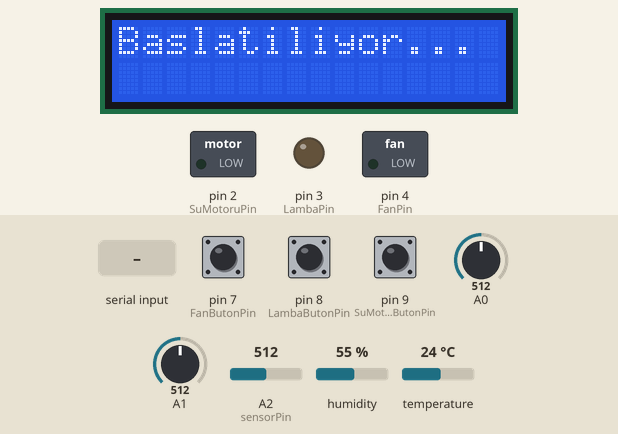
Simulated run of this sketch. Board: Arduino Uno, built with avr-gcc and run on an emulated ATmega328P. Parts: 16×2 character LCD, switched loads named in the sketch (green lamp = pin HIGH), output pins drawn as LEDs (lit = HIGH). The inputs (shaded band) are chosen by the test bench; at power-on: pin 7 (FanButonPin) HIGH, pin 8 (LambaButonPin) HIGH, pin 9 (SuMotoruButonPin) HIGH, A0 = 512, A1 = 512, A2 (sensorPin) = 512, humidity 55 %, temperature 24 °C. Pins used as bus, display or sensor lines are not drawn; what the sketch prints to the serial monitor is not drawn.

Above: at 1.2 s.
1.3 s: pin 7 (FanButonPin) pulled LOW for 0.15 s
At 2.03 s:
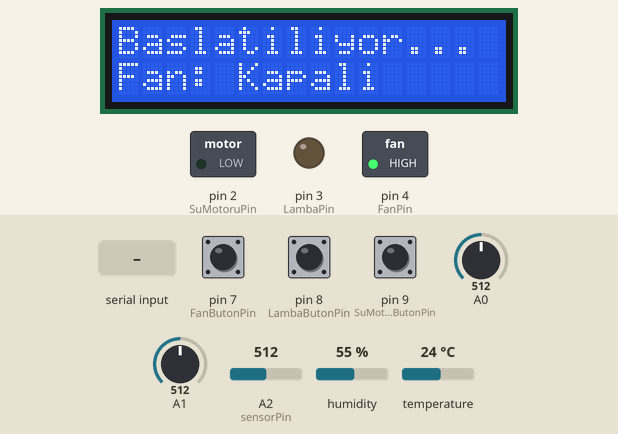
3.6 s: pin 8 (LambaButonPin) pulled LOW for 0.15 s
At 4.11 s:
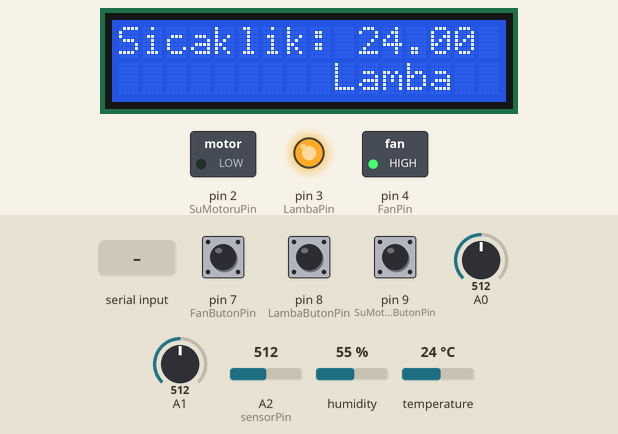
6.0 s: pin 9 (SuMotoruButonPin) pulled LOW for 0.15 s
At 6.19 s:
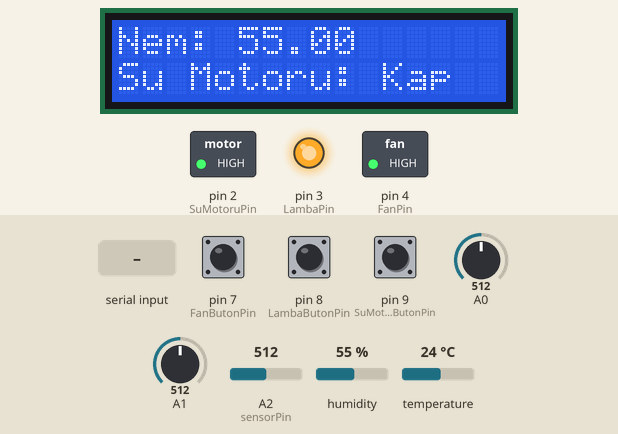
8.3 s: "1" received over Serial
At 8.51 s:
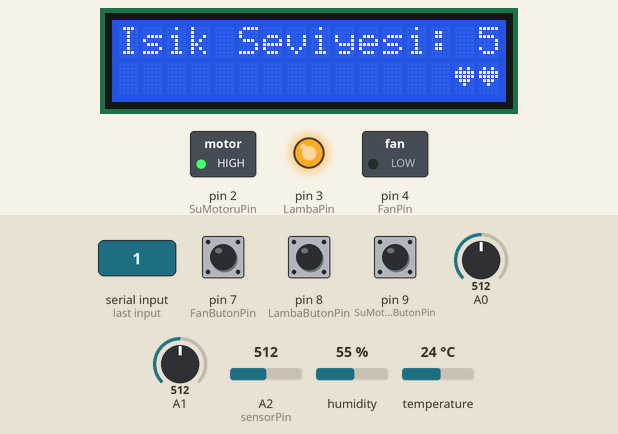
10.6 s: pin 8 (LambaButonPin) pulled LOW for 1 s
At 12.38 s:
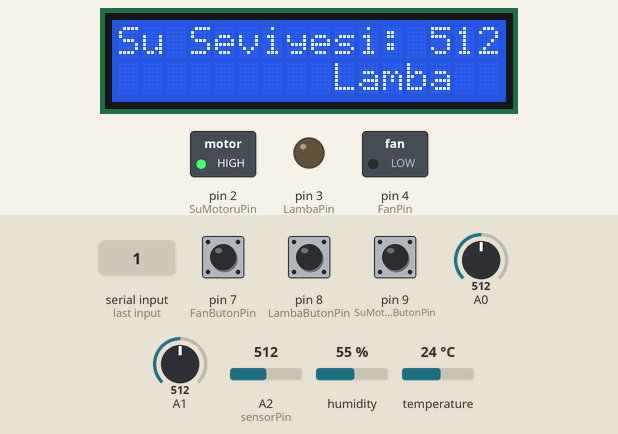
13.1 s: pin 7 (FanButonPin) pulled LOW for 1 s
At 14.46 s:
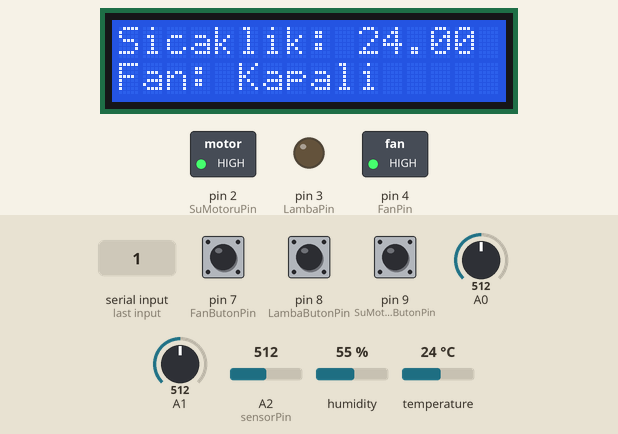
Timing chart, 0 to 16.1 s (numbered marks = the images above; inputs shaded):
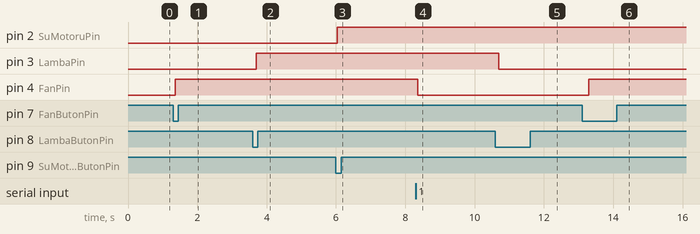

Measured:
- after the input at 1.3 s, pin 4 (FanPin): LOW → HIGH after 0.06 s; the display: first changes after 0.08 s (image 1 shows a later state)
- after the input at 3.6 s, pin 3 (LambaPin): LOW → HIGH after 0.10 s; the display: first changes after 0.12 s (image 2 shows a later state)
- after the input at 6.0 s, pin 2 (SuMotoruPin): LOW → HIGH at once; the display: changes after 0.06 s (image 3)
- after the input at 8.3 s, pin 4 (FanPin): HIGH → LOW after 0.06 s
- after the input at 10.6 s, pin 3 (LambaPin): HIGH → LOW after 0.09 s; the display: first changes after 0.11 s (image 5 shows a later state)
- after the input at 13.1 s, pin 4 (FanPin): LOW → HIGH after 0.19 s; the display: first changes after 0.20 s (image 6 shows a later state)

The sketch:

sketch_apr29c.ino
```cpp
#include <DHT.h>
#include <LiquidCrystal_I2C.h>
#include <Wire.h>

// DHT Sensör Pin ve Tip
#define DHTPIN 6
#define DHTTYPE DHT11
DHT dht(DHTPIN, DHTTYPE);

// Diğer kontrol pinleri
#define FanPin 4
#define SuMotoruPin 2
#define LambaPin 3
#define FanButonPin 7 // Fan butonu pini
#define LambaButonPin 8 // Lamba butonu pini
#define SuMotoruButonPin 9 // Su motoru butonu pini

// Su seviye sensörü pinleri
#define sensorPower 10
#define sensorPin A2

// LCD ekran kurulumu
LiquidCrystal_I2C lcd(0x27, 16, 2);

// Zamanlayıcılar için değişkenler
unsigned long previousMillis = 0;
const long interval = 2000;  // 2 saniye aralıklarla güncelle

// LCD ekranda gösterilecek sensör verilerini tutan dizin
enum SensorType { SICAKLIK, NEM, TOPRAKNEM, ISIKSEVIYESI, SUSEVIYESI };
SensorType currentSensor = SICAKLIK;

// Kalp animasyonu için desenler
const byte heart[8] = {
  B00000,
  B01010,
  B11111,
  B11111,
  B01110,
  B00100,
  B00000,
  B00000
};

// Loading (yükleniyor) animasyonu için desenler
const byte loading[8] = {
  B00000,
  B00000,
  B00000,
  B00000,
  B11111,
  B11111,
  B00000,
  B00000
};

// Cihaz durumları
bool fanState = false;
bool fanButtonState = false; // Fan buton durumu takip edicisi
bool lambaState = false;
bool lambaButtonState = false; // Lamba buton durumu takip edicisi
bool suMotoruState = false;
bool suMotoruButtonState = false; // Su motoru buton durumu takip edicisi

void setup() {
  Serial.begin(9600);
  dht.begin();
  lcd.begin(16, 2);  // LCD ekranı başlatırken sütun ve satır sayısını belirtin
  lcd.createChar(0, heart); // Kalp desenini oluştur
  lcd.createChar(1, loading); // Loading desenini oluştur
  lcd.backlight();
  pinMode(FanPin, OUTPUT);
  pinMode(SuMotoruPin, OUTPUT);
  pinMode(LambaPin, OUTPUT);
  pinMode(FanButonPin, INPUT_PULLUP); // Fan buton giriş modunu INPUT_PULLUP olarak ayarla
  pinMode(LambaButonPin, INPUT_PULLUP); // Lamba buton giriş modunu INPUT_PULLUP olarak ayarla
  pinMode(SuMotoruButonPin, INPUT_PULLUP); // Su motoru buton giriş modunu INPUT_PULLUP olarak ayarla
  pinMode(sensorPower, OUTPUT);  // Su seviye sensörü güç pini

  // Başlangıçta fan, su motoru ve lamba kapalı olsun
  digitalWrite(FanPin, HIGH);
  digitalWrite(SuMotoruPin, HIGH);
  digitalWrite(LambaPin, HIGH);

  // Su seviye sensörünü kapalı başlat
  digitalWrite(sensorPower, LOW);

  // Fan, lamba ve su motorunu başlangıçta aç
  digitalWrite(FanPin, LOW);
  fanState = true;
  digitalWrite(LambaPin, LOW);
  lambaState = true;
  digitalWrite(SuMotoruPin, LOW);
  suMotoruState = true;

  // LCD'yi başlat ve ilk mesajı göster
  lcd.setCursor(0, 0);
  lcd.print("Baslatiliyor...");
}

void loop() {
  // Buton durumlarını oku
  int fanButonDurumu = digitalRead(FanButonPin);
  int lambaButonDurumu = digitalRead(LambaButonPin);
  int suMotoruButonDurumu = digitalRead(SuMotoruButonPin);

  // Seri monitörden komut oku
  if (Serial.available() > 0) {
    char komut = Serial.read();

    // Seri monitörden gelen komutlara göre fanı, lambayı veya su motorunu kontrol et
    if (komut == '1') {
      fanState = true;
      digitalWrite(FanPin, LOW);
      Serial.println("Fan acildi.");
    } else if (komut == '2') {
      fanState = false;
      digitalWrite(FanPin, HIGH);
      Serial.println("Fan kapatildi.");
    } else if (komut == '5') {
      lambaState = true;
      digitalWrite(LambaPin, LOW);
      Serial.println("Lamba acildi.");
    } else if (komut == '6') {
      lambaState = false;
      digitalWrite(LambaPin, HIGH);
      Serial.println("Lamba kapatildi.");
    } else if (komut == '3') {
      suMotoruState = true;
      digitalWrite(SuMotoruPin, LOW);
      Serial.println("Su motoru acildi.");
    } else if (komut == '4') {
      suMotoruState = false;
      digitalWrite(SuMotoruPin, HIGH);
      Serial.println("Su motoru kapatildi.");
    } else if (komut == 'T' || komut == 't') { // Toprak nemini sorgulama komutu
      float toprakNemi = analogRead(A1);
      Serial.print("Toprak Nem: ");
      Serial.println(toprakNemi);
  } else if (komut == 'S' || komut == 's') { // Sıcaklık ve nemi sorgulama komutu
      float sicaklik = dht.readTemperature();

      Serial.print("Sicaklik: ");
      Serial.print(sicaklik);

     } else if (komut == 'H' || komut == 'h'){
        float nem = dht.readHumidity();
        Serial.print("Nem: ");
      Serial.print(nem);
      Serial.println(" %");

    } else if (komut == 'I' || komut == 'i') { // Işık seviyesini sorgulama komutu
      int isikSeviyesi = analogRead(A0);
      Serial.print("Isik Seviyesi: ");
      Serial.println(isikSeviyesi);
    } else if (komut == 'W' || komut == 'w') { // Su seviyesini sorgulama komutu
      digitalWrite(sensorPower, HIGH);  // Su seviye sensörünü aç
      delay(10);  // Sensörün stabil hale gelmesi için bekle
      int suSeviyesi = analogRead(sensorPin);
      Serial.print("Su Seviyesi: ");
      Serial.println(suSeviyesi);
      digitalWrite(sensorPower, LOW);  // Su seviye sensörünü kapat
    }
  }

  // Fan buton durumuna göre fanı kontrol et
  if (fanButonDurumu == LOW && !fanButtonState) {
    // Buton basılı ve daha önce basılmamış ise fan durumunu tersine çevir
    fanState = !fanState;
    digitalWrite(FanPin, fanState ? LOW : HIGH); // Fan durumuna göre fanı aç veya kapat
    fanButtonState = true; // Fan buton durumu takipçisini güncelle
    lcd.setCursor(0, 1);
    lcd.print("Fan: ");
    lcd.print(fanState ? "Acildi  " : "Kapali  ");
    Serial.println(fanState ? "Fan acildi." : "Fan kapatildi.");
  } else if (fanButonDurumu == HIGH && fanButtonState) {
    // Buton bırakıldı ve daha önce basılmış ise fan buton durumu takipçisini sıfırla
    fanButtonState = false;
  }

  // Lamba buton durumuna göre lambayı kontrol et
  if (lambaButonDurumu == LOW && !lambaButtonState) {
    // Buton basılı ve daha önce basılmamış ise lamba durumunu tersine çevir
    lambaState = !lambaState;
    digitalWrite(LambaPin, lambaState ? LOW : HIGH); // Lamba durumuna göre lambayı aç veya kapat
    lambaButtonState = true; // Lamba buton durumu takipçisini güncelle
    lcd.setCursor(9, 1);
    lcd.print("Lamba: ");
    lcd.print(lambaState ? "Acildi  " : "Kapali  ");
    Serial.println(lambaState ? "Lamba acildi." : "Lamba kapatildi.");
  } else if (lambaButonDurumu == HIGH && lambaButtonState) {
    // Buton bırakıldı ve daha önce basılmış ise lamba buton durumu takipçisini sıfırla
    lambaButtonState = false;
  }

  // Su motoru buton durumuna göre su motorunu kontrol et
  if (suMotoruButonDurumu == LOW && !suMotoruButtonState) {
    // Buton basılı ve daha önce basılmamış ise su motoru durumunu tersine çevir
    suMotoruState = !suMotoruState;
    digitalWrite(SuMotoruPin, suMotoruState ? LOW : HIGH); // Su motoru durumuna göre su motorunu aç veya kapat
    suMotoruButtonState = true; // Su motoru buton durumu takipçisini güncelle
    lcd.setCursor(0, 1);
    lcd.print("Su Motoru: ");
    lcd.print(suMotoruState ? "Acildi  " : "Kapali  ");
    Serial.println(suMotoruState ? "Su motoru acildi." : "Su motoru kapatildi.");
  } else if (suMotoruButonDurumu == HIGH && suMotoruButtonState) {
    // Buton bırakıldı ve daha önce basılmış ise su motoru buton durumu takipçisini sıfırla
    suMotoruButtonState = false;
  }

  // Zamanlayıcı ile sensör verilerini sırayla göster
  unsigned long currentMillis = millis();
  if (currentMillis - previousMillis >= interval) {
    previousMillis = currentMillis;

    switch (currentSensor) {
      case SICAKLIK:
        showSensorValue("Sicaklik: ", dht.readTemperature());
        currentSensor = NEM;
        break;
      case NEM:
        showSensorValue("Nem: ", dht.readHumidity());
        currentSensor = TOPRAKNEM;
        break;
      case TOPRAKNEM:
        showSensorValue("Toprak Nem: ", analogRead(A1));
        currentSensor = ISIKSEVIYESI;
        break;
      case ISIKSEVIYESI:
        showSensorValue("Isik Seviyesi: ", analogRead(A0));
        currentSensor = SUSEVIYESI;
        break;
      case SUSEVIYESI:
        digitalWrite(sensorPower, HIGH);  // Su seviye sensörünü aç
        delay(10);  // Sensörün stabil hale gelmesi için bekle
        showSensorValue("Su Seviyesi: ", analogRead(sensorPin));
        digitalWrite(sensorPower, LOW);  // Su seviye sensörünü kapat
        currentSensor = SICAKLIK;
        break;
    }
  }
  showAnimations();
}

void showSensorValue(const char *message, float value) {
  lcd.clear();
  lcd.setCursor(0, 0);
  lcd.print(message);
  lcd.print(value);
}

void showAnimations() {
  static byte heartIndex = 0;
  static byte loadingIndex = 0;

  // Kalp animasyonu
  lcd.setCursor(15, 1);
  lcd.write(byte(heartIndex));
  heartIndex = (heartIndex + 1) % 8;

  // Loading animasyonu
  lcd.setCursor(14, 1);
  lcd.write(byte(loadingIndex));
  loadingIndex = (loadingIndex + 1) % 8;

  delay(250); // Animasyonlar arası geçiş için bekleme süresi
}
```
